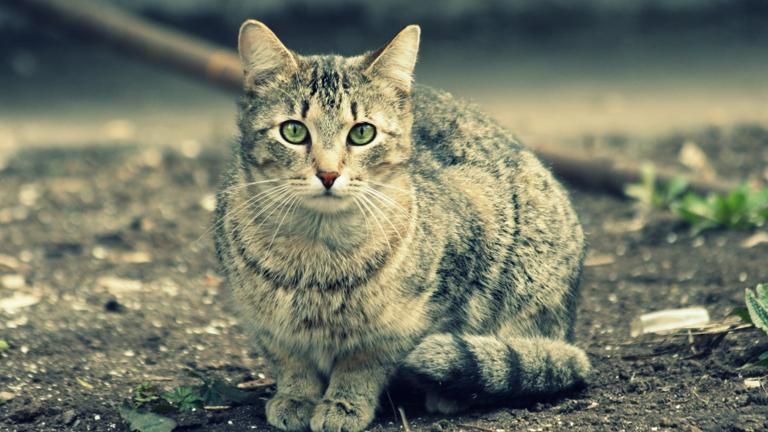
%> input picture cats.jpg, 768 x 432 px
$ octave exam1.m   (GNU Octave 9; MATLAB toolbox functions it lacks are replaced by stand-ins)
%> lines starting %> are read from the running program, lines starting %| are printed output that depends on the picture
clear all;clc;close all
imgOrigin = imread('cats.jpg');
%> imgOrigin is the input picture: size 432x768x3 uint8; mean R, G, B 116.1, 120.3, 102.1

imgHSV = rgb2hsv(imgOrigin)
%> imgHSV: size 432x768x3 double; mean H, S, V 0.292, 0.239, 0.489
[rows,cols] = size(imgHSV);
%> rows = 432; cols = 2304
distance = floor(rows/3)
%> distance = 144
imgHUp =     imgHSV(distance*0 + 1:distance*1,:,1);
imgHMid =    imgHSV(distance*1 + 1:distance*2,:,1);
imgHBottom = imgHSV(distance*2 + 1:distance*3,:,1);

imgHUpPlus60 = imgHUp(:,:,1)+60/360;
imgHUpPlus60 = mod(imgHUpPlus60,1);

imgHMidPlus180 = imgHMid(:,:,1)+180/360;
imgHMidPlus180 = mod(imgHMidPlus180,1);

imgHBottomPlus300 = imgHBottom(:,:,1)+300/360;
imgHBottomPlus300 = mod(imgHBottomPlus300,1);

imgHSV(distance*0 + 1:distance*1,:,1) = imgHUpPlus60;
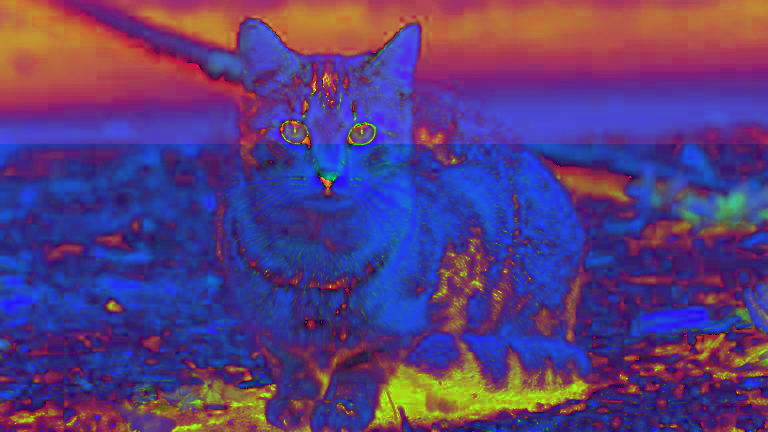
%> imgHSV: size 432x768x3 double; mean R, G, B 0.348, 0.239, 0.489
imgHSV(distance*1 + 1:distance*2,:,1) = imgHMidPlus180;
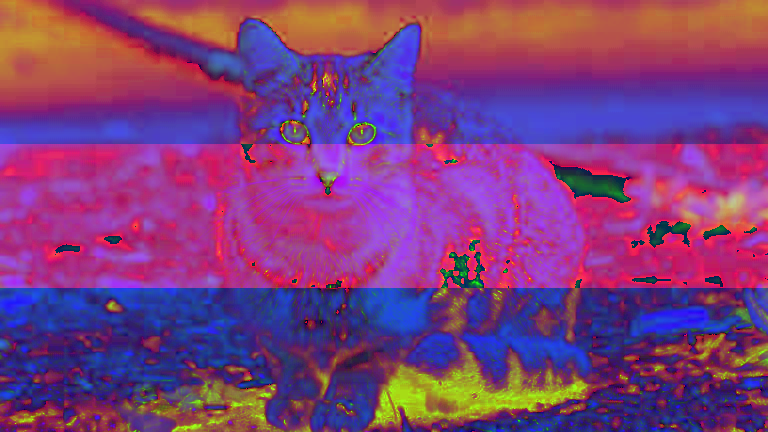
%> imgHSV: size 432x768x3 double; mean R, G, B 0.501, 0.239, 0.489
imgHSV(distance*2 + 1:distance*3,:,1) = imgHBottomPlus300;
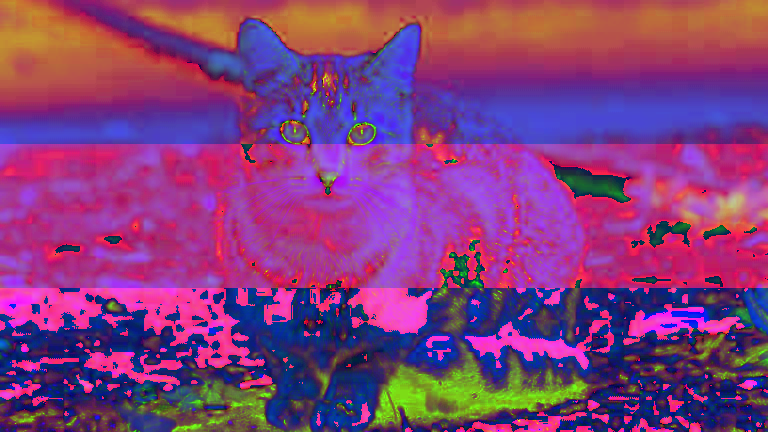
%> imgHSV: size 432x768x3 double; mean R, G, B 0.52, 0.239, 0.489
result = hsv2rgb(imgHSV);
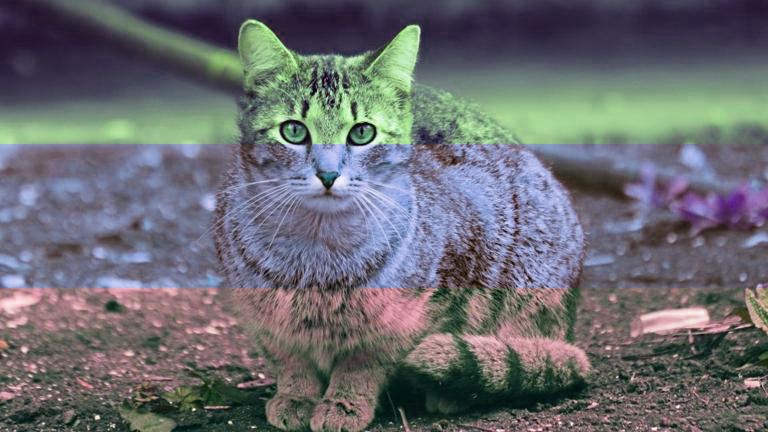
%> result: size 432x768x3 double; mean R, G, B 0.415, 0.42, 0.441

subplot(1,2,1),imshow(imgOrigin),title('Original');
subplot(1,2,2),imshow(result),title('Rseult');
